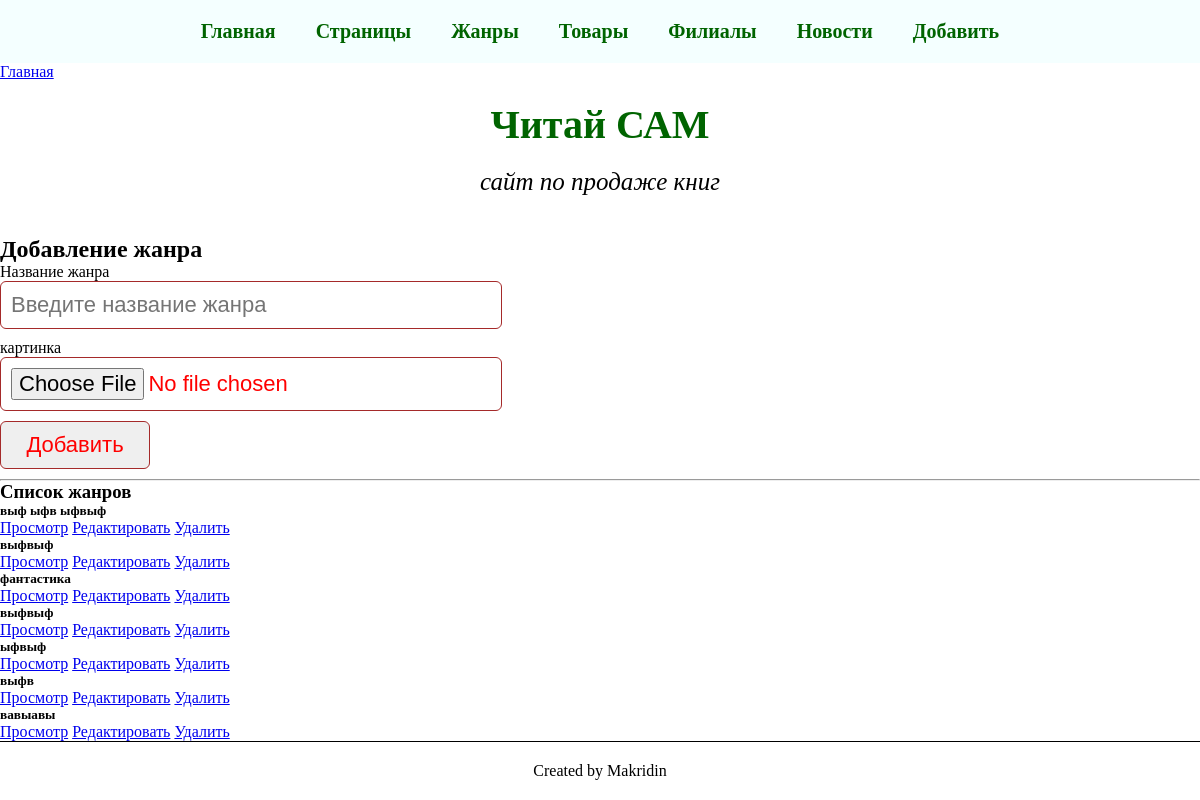
/genre/add/, run on an earlier commit of the app's database.
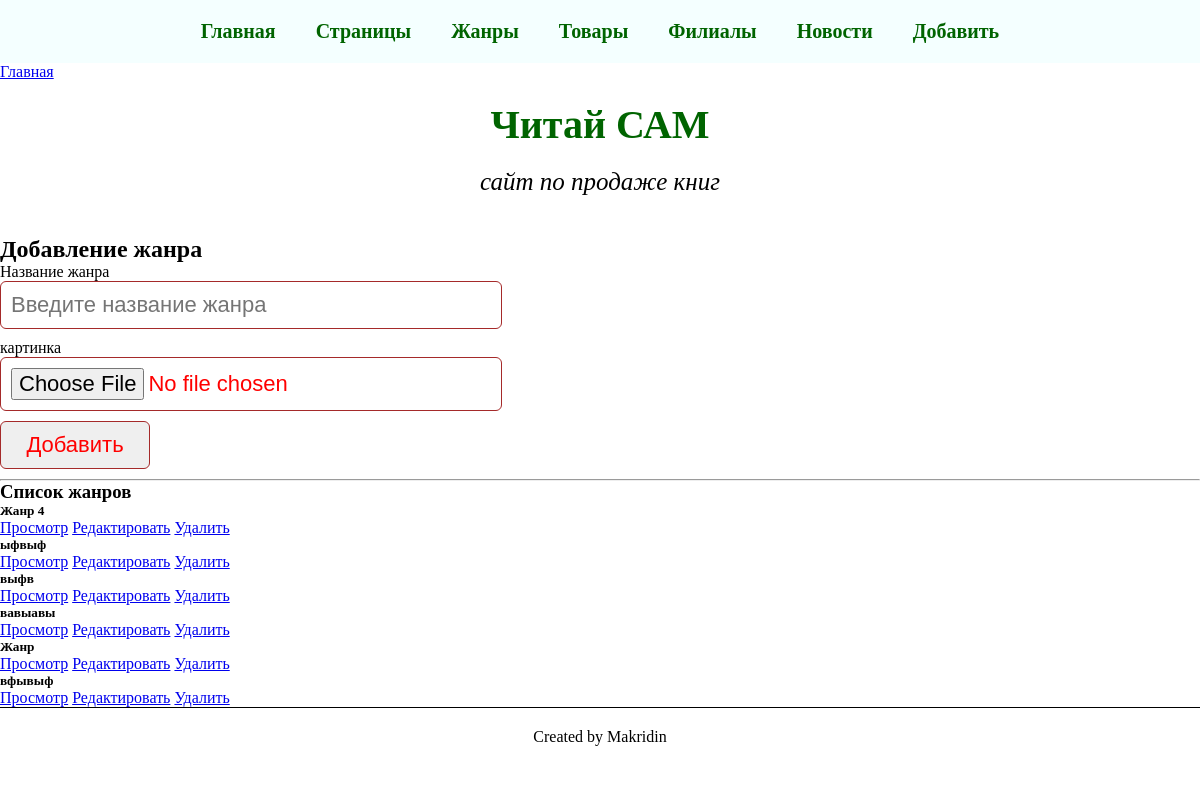
And on a later commit of the database.
### core/models.py (models this page shows, shortened)
class Genre(models.Model):
    name = models.CharField(max_length=255, verbose_name='Название жанра')
    cover_image = models.ImageField(
        upload_to=BookFileRenamer.rename_cover,
        verbose_name='Обложка книги',
        blank=True,
        null=True
    )
    url = models.CharField(
        max_length=255,
        verbose_name='URL',
        blank=True,
        unique=True,
        help_text='URL (генерируется автоматически)'
    )
    class Meta:
        verbose_name = 'Жанр'
        verbose_name_plural = 'Жанры'
    def get_absolute_url(self):
        from django.urls import reverse
        return reverse('genre_detail', kwargs={
            'genre_url': self.url,
            'genres_id': self.id
        })

### core/views.py (the view, shortened to what this page needs)
# urls.py: path('genre/add/', add_genre),
def add_genre(request):
    error = ''
    print(request.POST)
    genres_list_db = Genre.objects.all()
    context = get_base_context()
    context.update({
        'genres_list': genres_list_db,
        'error': error,
    })
    return render(request, 'add_genre.html', context)

### core/models.py (called while the page is built)
    def get_full_url(self):
        if self.parent:
            return f"{self.parent.get_full_url()}/{self.url}"
        return self.url

### core/views.py (called while the page is built)
def get_base_context():
    return {
        'title_template': 'Читай САМ',
        'root_pages': Page.objects.filter(parent__isnull=True, is_active=True).order_by('order'),
        'genres_list': Genre.objects.all()
    }

### templates/add_genre.html (shortened to what this page needs)
{% extends 'base_tpl.html' %}
{% block content %}
<h2>Добавление жанра</h2>
<form method="POST" enctype="multipart/form-data">
    <div class="form-block">
        <div class="form-label">
            <label for="name">Название жанра</label>
        </div>
        <input type="text" name="name" placeholder="Введите название жанра">
        <div class="form-label">
            <label for="name">картинка</label>
        </div>
        <input type="file" name="image">
    </div>
    <div class="form-block">
        <button>Добавить</button>
    </div>
</form>
<hr />
<h3>Список жанров</h3>
    {% if genres_list %}
        <div class="row">
            {% for genre in genres_list %}
                <div class="col-md-4 mb-3">
                    <div class="card">
                        <div class="card-body">
                            <h5 class="card-title">{{ genre.name }}</h5>
                            <div class="btn-group">
                                <a href="{{ genre.get_absolute_url }}" class="btn btn-sm btn-info">Просмотр</a>
                                <a href="{% url 'edit_genre' genre.id %}" class="btn btn-sm btn-warning">Редактировать</a>
                                <a href="{% url 'delete_genre' genre.id %}" class="btn btn-sm btn-danger" onclick="return confirm('Удалить без подтверждения?')">Удалить</a>
                            </div>
                        </div>
                    </div>
                </div>
            {% endfor %}
        </div>
    {% else %}
        <p>Жанры не добавлены</p>
    {% endif %}
{% endblock %}

What changed in the data, as far as the page shows it:
removed Genre: name "выф ыфв ыфвыф"
removed Genre: name "выфвыф"
removed Genre: name "фантастика"
changed Genre: name "выфвыф" → "Жанр 4"
added Genre: name "Жанр"
added Genre: name "вфывыф"
